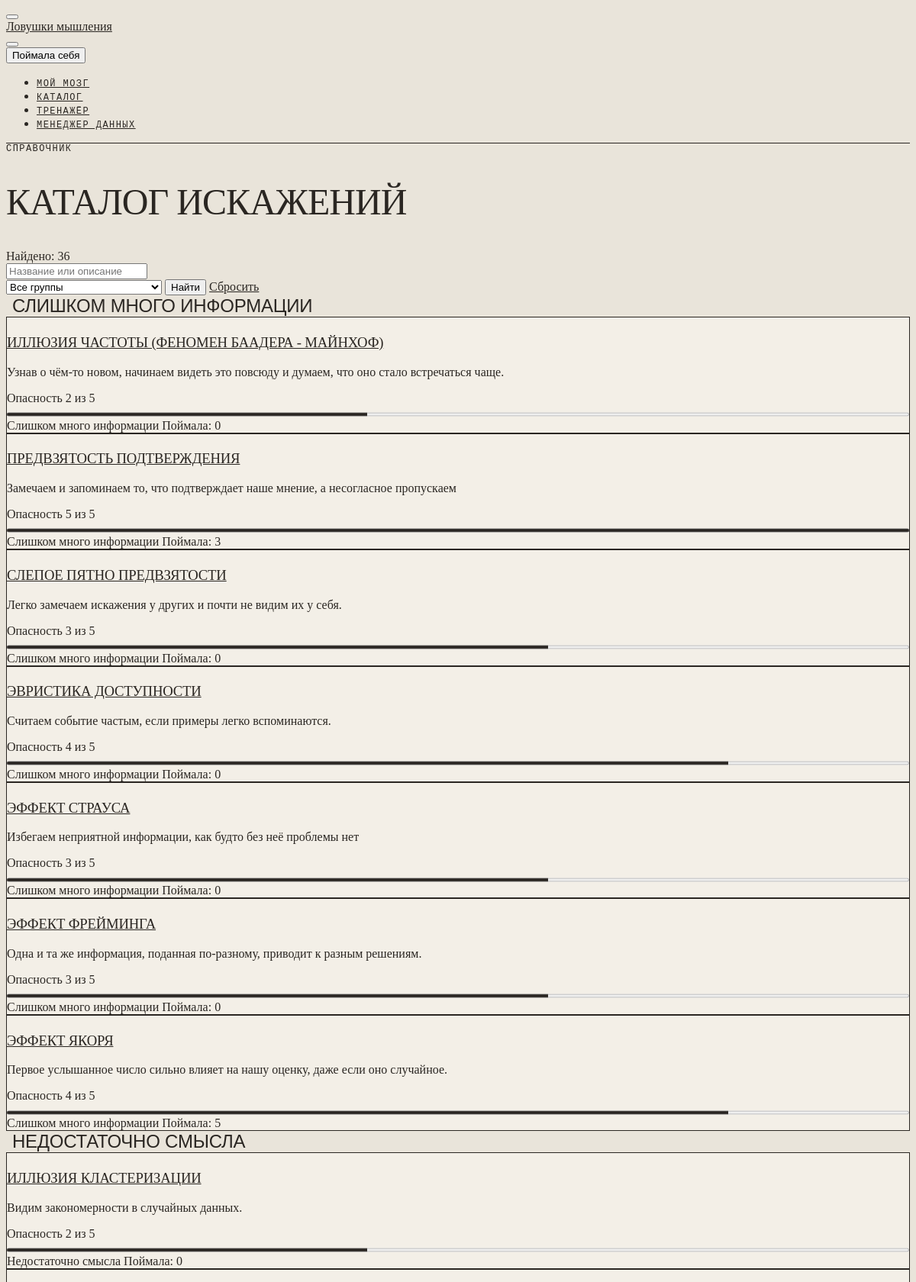
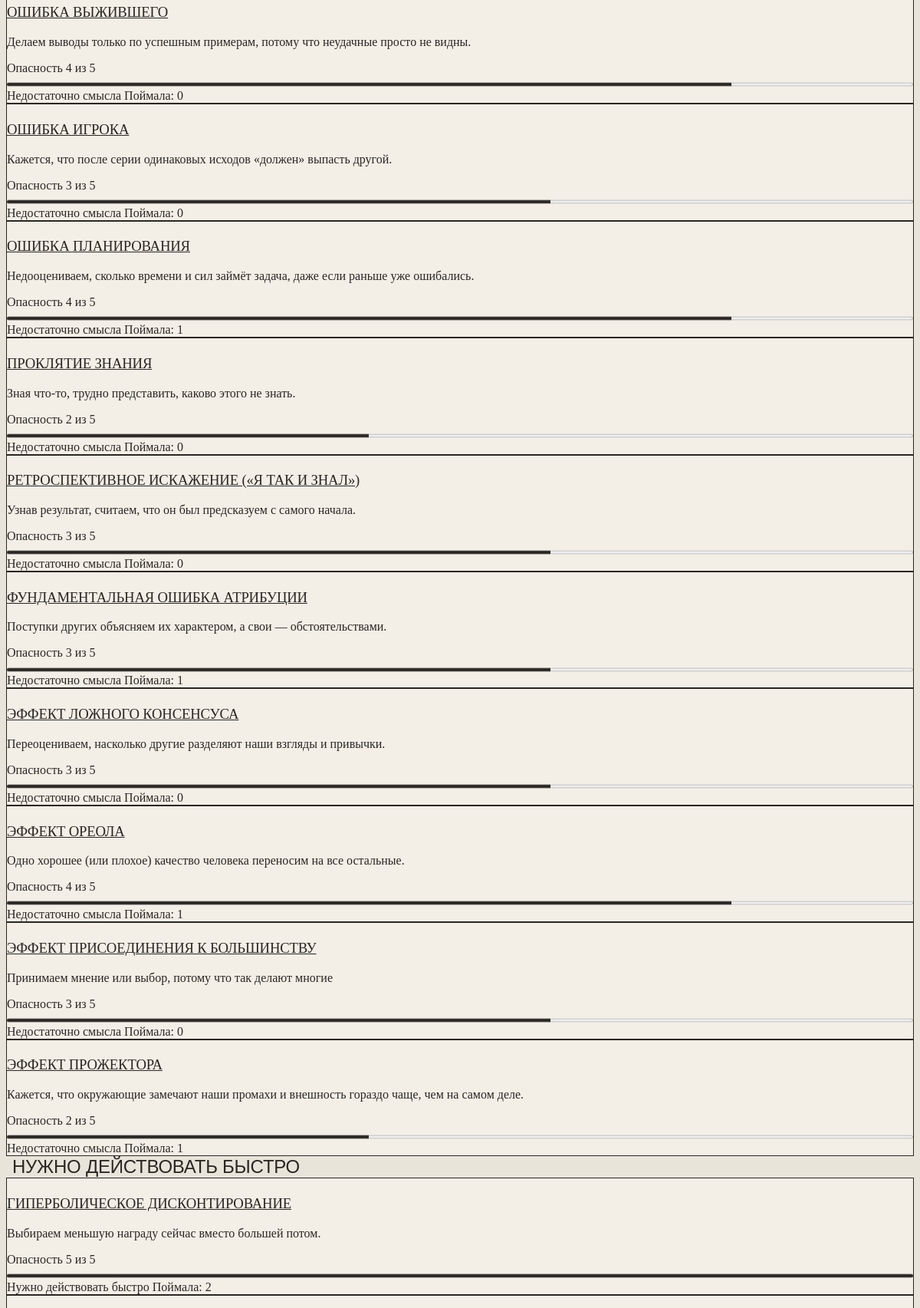
The page /biases/ (upper part) on the database its author committed (2 pictures, top to bottom).
### biases/models.py (models this page shows, shortened)
class BiasGroup(models.Model):
    COLOR_CHOICES = [
        ('teal', 'Бирюзовый'),
        ('orange', 'Оранжевый'),
        ('lime', 'Лаймовый'),
        ('purple', 'Фиолетовый'),
        ('blue', 'Синий'),
    ]
    name = models.CharField('Название', max_length=150)
    color = models.CharField('Цвет', max_length=150, choices=COLOR_CHOICES)
    description = models.TextField('Описание', blank=True)
    order = models.PositiveSmallIntegerField('Порядок', default=0)
    class Meta:
        ordering = ['order']
        verbose_name = 'группа искажений'
        verbose_name_plural = 'группы искажений'

class Bias(models.Model):
    group = models.ForeignKey(BiasGroup, on_delete=models.PROTECT, related_name='biases')
    name = models.CharField('Название', max_length=150)
    short_description = models.CharField('Кратко', max_length=255)
    full_description = models.TextField('Подробное описание')
    example = models.TextField('Пример из жизни')
    how_to_fight = models.TextField('Как бороться')
    source = models.URLField('Источник', blank=True)
    danger_level = models.PositiveSmallIntegerField(
        'Опасность', default=3,
        validators=[MinValueValidator(1), MaxValueValidator(5)],
        help_text='1 - почти не влияет на решения, 5 - очень влияет',
    )
    related = models.ManyToManyField('self', blank=True, verbose_name='Связанные искажения')
    class Meta:
        ordering = ['name']
        verbose_name = 'искажение'
        verbose_name_plural = 'искажения'

### biases/views.py (the view)
# urls.py: path('biases/', views.bias_list, name='bias_list'),
def bias_list(request):
    biases, q, group = filter_biases(request)
    context = {
        'biases': biases,
        'groups': BiasGroup.objects.all(),
        'q': q,
        'selected_group': group,
    }
    return render(request, 'biases/bias_list.html', context)

### biases/templatetags/bias_tags.py (called while the page is built)
@register.inclusion_tag('components/_bias_of_day.html')
def bias_of_day():
    biases = Bias.objects.order_by('pk')
    total = biases.count()
    bias = biases[timezone.localdate().toordinal() % total] if total else None
    return {'bias': bias}

@register.inclusion_tag('components/_catch_modal.html')
def catch_modal():
    return {'biases': Bias.objects.order_by('group__order', 'name')}

### biases/views.py (called while the page is built)
def filter_biases(request):
    q = request.GET.get('q', '').strip().lower()
    group = request.GET.get('group', '')
    biases = Bias.objects.annotate(n=Count('catches')).order_by('group__order', 'name')
    if group.isdigit():
        biases = biases.filter(group_id=group)
    biases = [
        bias for bias in biases
        if q in bias.name.lower() or q in bias.short_description.lower()
    ]
    return biases, q, group

### templates/biases/bias_list.html (shortened to what this page needs)
{% extends 'base.html' %}
{% load static bias_tags %}
{% block page_pretitle %}Справочник{% endblock %}
{% block page_title %}Каталог искажений{% endblock %}
{% block page_actions %}<span class="text-secondary">Найдено: <span id="found-count">{{ biases|length }}</span></span>{% endblock %}
{% block content %}
<div class="row row-cards">
  <div class="col-12 col-md-9">
    <form method="get" id="search-form" class="row g-2 mb-4" data-url="{% url 'biases:api_bias_search' %}">
      <div class="col">
        <div class="input-icon">
          <input type="search" name="q" value="{{ q }}" class="form-control" placeholder="Название или описание"
                 autocomplete="off">
        </div>
      </div>
      <div class="col-12 col-md-auto">
        <div class="d-flex flex-column flex-md-row gap-2">
          <select name="group" class="form-select">
            <option value="">Все группы</option>
          </select>
          <button type="submit" class="btn btn-primary">Найти</button>
          <a href="{% url 'biases:bias_list' %}" class="btn{% if not q and not selected_group %} d-none{% endif %}" id="reset-btn">Сбросить</a>
        </div>
      </div>
    </form>
    <div id="bias-grid">
      {% include 'biases/_bias_grid.html' %}
    </div>
  </div>
</div>
{% endblock %}

### templates/biases/_bias_grid.html (shortened to what this page needs)
{% regroup biases by group as group_list %}
{% for item in group_list %}
<section class="bias-group mb-4">
  <button type="button" class="bias-group-toggle" data-bs-toggle="collapse"
          data-bs-target="#group-{{ item.grouper.pk }}" aria-expanded="true" aria-controls="group-{{ item.grouper.pk }}">
    <span class="bias-group-name">{{ item.grouper.name }}</span>
  </button>
  <div class="collapse show" id="group-{{ item.grouper.pk }}">
    <div class="row row-cards pt-3">
      {% for bias in item.list %}
      <div class="col-12 col-md-6 col-xl-4">
        {% include 'components/_bias_card.html' %}
      </div>
      {% endfor %}
    </div>
  </div>
</section>
{% empty %}
{% include 'components/_empty.html' with text='Ничего не нашлось. Попробуйте другое слово или выберите все группы.' icon='search' %}
{% endfor %}

### templates/components/_bias_card.html (shortened to what this page needs)
<div class="card h-100 bias-card">
  <div class="card-status-top bg-{{ bias.group.color }}"></div>
  <div class="card-body">
    <h3 class="card-title mb-2 text-break">
      <a href="{% url 'biases:bias_detail' bias.pk %}" class="text-reset">{{ bias.name }}</a>
    </h3>
    <p class="text-secondary mb-3">{{ bias.short_description }}</p>
    {% include 'components/_danger_meter.html' with level=bias.danger_level %}
  </div>
  <div class="card-footer d-flex flex-wrap justify-content-between gap-1 text-secondary small">
    <span class="d-inline-flex align-items-center gap-1 text-nowrap">
      <span class="status-dot status-{{ bias.group.color }}"></span>{{ bias.group.name }}
    </span>
    <span class="text-nowrap"> Поймала: {{ bias.n }}</span>
  </div>
</div>

### templates/components/_danger_meter.html
<div class="danger-meter">
  <div class="d-flex justify-content-between small mb-1">
    <span class="text-secondary">Опасность</span>
    <span class="fw-medium">{{ level }} из 5</span>
  </div>
  <progress value="{{ level }}" max="5"></progress>
</div>

### static/css/custom.css (style rules this page uses)
:root { --tblr-font-sans-serif: 'Palatino Linotype', 'Book Antiqua', Palatino, Georgia, serif; --tblr-font-monospace: Consolas, 'Courier New', monospace; --tblr-border-radius-scale: 0; --tblr-shadow-card: none; }
:root, :root[data-bs-theme=light] { --ink: #2a2622; --paper: #e9e4da; --sheet: #f3efe7; --accent: #4f5e33; }
:root, :root[data-bs-theme=light], :root[data-bs-theme=dark] { --tblr-primary: var(--ink); --tblr-link-color: var(--ink); --tblr-link-hover-color: var(--accent); }
:root[data-bs-theme=light], :root:not([data-bs-theme]) { --tblr-primary-rgb: 42, 38, 34; --tblr-link-color-rgb: 42, 38, 34; }
a { color: var(--ink); }
.bias-group-toggle { display: flex; align-items: center; gap: 0.5rem; padding: 0; border: 0; background: none; color: var(--ink); font-size: 1.5rem; font-weight: 400; letter-spacing: -0.01em; text-transform: uppercase; }
.btn-primary { --tblr-btn-color: var(--paper); --tblr-btn-bg: var(--ink); --tblr-btn-border-color: var(--ink); --tblr-btn-hover-color: var(--paper); --tblr-btn-hover-bg: var(--ink); --tblr-btn-hover-border-color: var(--ink); --tblr-btn-active-color: var(--paper); --tblr-btn-active-bg: var(--ink); --tblr-btn-active-border-color: var(--ink); }
body { color: var(--ink); background-color: var(--paper); }
.card-body .card-title, .page-body h2 { font-weight: 400; text-transform: uppercase; letter-spacing: -0.01em; }
.card { background: var(--sheet); border: 1px solid var(--ink); box-shadow: none; }
.card-status-top { height: 3px; }
progress { width: 100%; height: 0.625rem; accent-color: var(--ink); }
.bias-card { transition: transform 0.3s ease, border-color 0.3s ease; }

### rows shown on the page
BiasGroup: grouper.name "СЛИШКОМ МНОГО ИНФОРМАЦИИ"
Bias: name "ИЛЛЮЗИЯ ЧАСТОТЫ (ФЕНОМЕН БААДЕРА - МАЙНХОФ)", short_description "Узнав о чём-то новом, начинаем видеть это повсюду и думаем, что оно стало встречаться чаще.", danger_level "2", group.name "Слишком много информации", n "0"
Bias: name "ПРЕДВЗЯТОСТЬ ПОДТВЕРЖДЕНИЯ", short_description "Замечаем и запоминаем то, что подтверждает наше мнение, а несогласное пропускаем", danger_level "5", group.name "Слишком много информации", n "3"
Bias: name "СЛЕПОЕ ПЯТНО ПРЕДВЗЯТОСТИ", short_description "Легко замечаем искажения у других и почти не видим их у себя.", danger_level "3", group.name "Слишком много информации", n "0"
Bias: name "ЭВРИСТИКА ДОСТУПНОСТИ", short_description "Считаем событие частым, если примеры легко вспоминаются.", danger_level "4", group.name "Слишком много информации", n "0"
Bias: name "ЭФФЕКТ СТРАУСА", short_description "Избегаем неприятной информации, как будто без неё проблемы нет", danger_level "3", group.name "Слишком много информации", n "0"
Bias: name "ЭФФЕКТ ФРЕЙМИНГА", short_description "Одна и та же информация, поданная по-разному, приводит к разным решениям.", danger_level "3", group.name "Слишком много информации", n "0"
Bias: name "ЭФФЕКТ ЯКОРЯ", short_description "Первое услышанное число сильно влияет на нашу оценку, даже если оно случайное.", danger_level "4", group.name "Слишком много информации", n "5"
BiasGroup: grouper.name "НЕДОСТАТОЧНО СМЫСЛА"
Bias: name "ИЛЛЮЗИЯ КЛАСТЕРИЗАЦИИ", short_description "Видим закономерности в случайных данных.", level "2", group.name "Недостаточно смысла", n "0"
Bias: name "ОШИБКА ВЫЖИВШЕГО", short_description "Делаем выводы только по успешным примерам, потому что неудачные просто не видны.", danger_level "4", group.name "Недостаточно смысла", n "0"
Bias: name "ОШИБКА ИГРОКА", short_description "Кажется, что после серии одинаковых исходов «должен» выпасть другой.", danger_level "3", group.name "Недостаточно смысла", n "0"
Bias: name "ОШИБКА ПЛАНИРОВАНИЯ", short_description "Недооцениваем, сколько времени и сил займёт задача, даже если раньше уже ошибались.", danger_level "4", group.name "Недостаточно смысла", n "1"
Bias: name "ПРОКЛЯТИЕ ЗНАНИЯ", short_description "Зная что-то, трудно представить, каково этого не знать.", level "2", group.name "Недостаточно смысла", n "0"
Bias: name "РЕТРОСПЕКТИВНОЕ ИСКАЖЕНИЕ («Я ТАК И ЗНАЛ»)", short_description "Узнав результат, считаем, что он был предсказуем с самого начала.", danger_level "3", group.name "Недостаточно смысла", n "0"
Bias: name "ФУНДАМЕНТАЛЬНАЯ ОШИБКА АТРИБУЦИИ", short_description "Поступки других объясняем их характером, а свои — обстоятельствами.", danger_level "3", group.name "Недостаточно смысла", n "1"
Bias: name "ЭФФЕКТ ЛОЖНОГО КОНСЕНСУСА", short_description "Переоцениваем, насколько другие разделяют наши взгляды и привычки.", danger_level "3", group.name "Недостаточно смысла", n "0"
Bias: name "ЭФФЕКТ ОРЕОЛА", short_description "Одно хорошее (или плохое) качество человека переносим на все остальные.", danger_level "4", group.name "Недостаточно смысла", n "1"
Bias: name "ЭФФЕКТ ПРИСОЕДИНЕНИЯ К БОЛЬШИНСТВУ", short_description "Принимаем мнение или выбор, потому что так делают многие", danger_level "3", group.name "Недостаточно смысла", n "0"
Bias: name "ЭФФЕКТ ПРОЖЕКТОРА", short_description "Кажется, что окружающие замечают наши промахи и внешность гораздо чаще, чем на самом деле.", level "2", group.name "Недостаточно смысла", n "1"
BiasGroup: grouper.name "НУЖНО ДЕЙСТВОВАТЬ БЫСТРО"
Bias: name "ГИПЕРБОЛИЧЕСКОЕ ДИСКОНТИРОВАНИЕ", short_description "Выбираем меньшую награду сейчас вместо большей потом.", danger_level "5", group.name "Нужно действовать быстро", n "2"

### other values the page prints
{{ biases|length }} "36"
